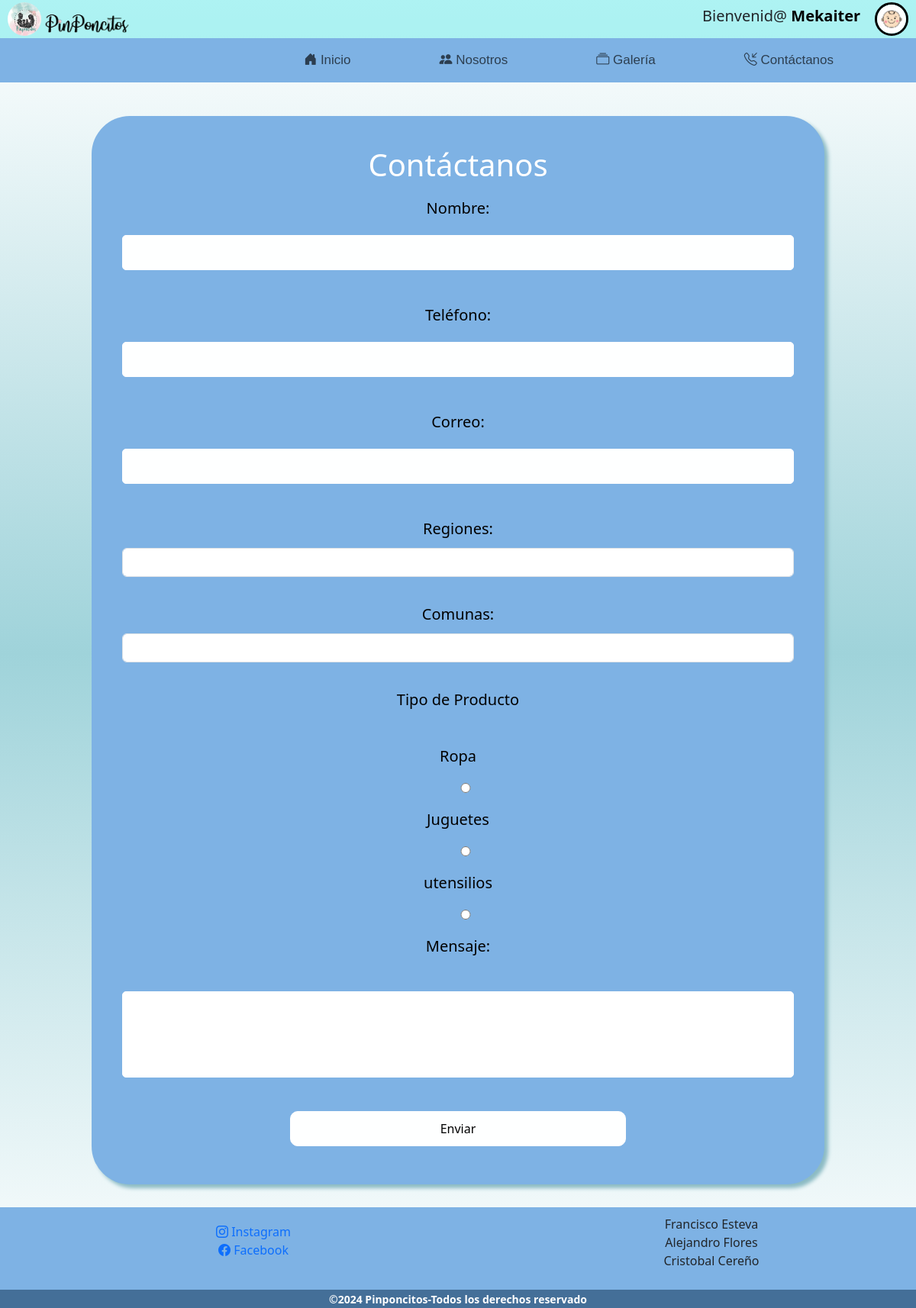
The app's page /Contactanos (signed in) with its own data.
### tienda/models.py (models this page shows, shortened)
class Categoria(models.Model):
    id_categoria = models.AutoField(primary_key=True,verbose_name="ID")
    nombre       = models.CharField(max_length=20, verbose_name="Nombre")
    descripcion  = models.TextField(max_length=150 ,verbose_name="Descripción")

### tienda/views.py (the view)
# urls.py: path('Contactanos', Contactanos ,name='Contactanos'),
def Contactanos (request):
    categoria = Categoria.objects.all()
    datos = {
        'categorias':categoria,
    }
    return render(request,'Paginas/contactanos.html',datos)

### tienda/procesos.py (called while the page is built)
def total_boleta(request):
    total = 0
    if request.user.is_authenticated:
        if "carrito"in request.session.keys():
            try:
                for key,value in request.session["carrito"].items():
                    total = total + (int(value['precio']))*(value['cantidad'])
            except KeyError:
                request.session['carrito']={}
                total = 0
    return {'total_carrito':int(total)}

### tienda/templatetags/user_filters.py (called while the page is built)
@register.filter(name='has_group')
def has_group(user, group_name):
    return Group.objects.filter(name=group_name, user=user).exists()

### tienda/templates/Paginas/contactanos.html (shortened to what this page needs)
{% extends "Cuenta/cuenta.html" %}
{% block content %}
{% load static %}
<!DOCTYPE html>
<html lang="en">
<head>
    <link rel="stylesheet" href="https://cdn.jsdelivr.net/npm/bootstrap-icons@1.11.3/font/bootstrap-icons.min.css">
    <link href="https://cdn.jsdelivr.net/npm/bootstrap@5.3.3/dist/css/bootstrap.min.css" rel="stylesheet">
    <link rel="stylesheet" href="{%static 'CSS/contactanos.css' %}">
</head>
<body>
    <nav class=" navbar navbar-expand-lg navbar-light  ">
        <div class="container-nav">
            <div class = "collapse navbar-collapse " id="navbar-star">
                <ul class="navbar-nav ms-auto mb-2 mb-lg-0">
                    <li class="nav-item">
                        <a class="nav-link" href="{% url 'index' %}"><i class="bi bi-house-door-fill"></i> Inicio</a>
                    </li>
                    <li class="nav-item">
                        <a class="nav-link" href="{% url 'Nosotros' %}"><i class="bi bi-people-fill"></i> Nosotros</a>
                    </li>
                    <li class="nav-item">
                        <a class="nav-link" href="{% url 'Galeria' %}"><i class="bi bi-collection"></i> Galería</a>
                    </li>
                    <li class="nav-item">
                        <a class="nav-link" ><i class="bi bi-telephone-inbound"></i> Contáctanos</a>
                    </li>
                </ul>
            </div>
        </div>
    </nav>
    <br>
    <div id="contenedor-contactanos">
        <form  id="contactanos-formulario" action="https://formspree.io/f/xjvnzrka" method="post">
            <h1 id="h1">Contáctanos</h1>
            <label for="nombre">Nombre:</label>
            <input type="text" id="nombre" name="Nombre" minlength="3" maxlength="30" required>
            <br>
            <label for="telefono">Teléfono:</label>
            <input type="text" id="telefono" name="Telefono" required>
            <br>
            <label for="correo">Correo:</label>
            <input type="email" id="correo" name="Correo" maxlength="40" required>
            <br>
            <div id="div-regiones">
                <label for="opciones">Regiones:</label>
                <select class="form-control" id="Region" name="Region">
                </select>
            </div>
            <br>
            <div id="div-comuna">
                <label for="opciones">Comunas:</label>
                <select class="form-control" id="Comuna" name="Comuna">
                </select>
            </div>
            <br>
            <label for="radio">Tipo de Producto</label>
            <br>
            <div class="row">
            {% for categori in categorias %}
                {% if forloop.counter|divisibleby:"2" %}
                    <div id="{{ categori.nombre }}-radio" class="column">
                        <label for="radio-{{ categori.nombre }}">{{ categori.nombre }}</label>
                        <input type="radio" name="Opcion" id="radio-{{ categori.nombre }}" value="{{ categori.nombre }}">
                    </div>
                    </div><div class="row">
                {% else %}
                    <div id="{{ categori.nombre }}-radio" class="column">
                        <label for="radio-{{ categori.nombre }}">{{ categori.nombre }}</label>
                        <input type="radio" name="Opcion" id="radio-{{ categori.nombre }}" value="{{ categori.nombre }}">
                    </div>
                {% endif %}
            {% endfor %}
            </div>
                <label for="mensaje">Mensaje:</label>
                <br>
                <textarea id="mensaje" name="Mensaje"  minlength="5" maxlength="150" required></textarea>
                <br>
                <input type="submit" value="Enviar" id="button">
        </form>
    </div>
</body>
</html>
{% endblock %}

### tienda/templates/Cuenta/cuenta.html (shortened to what this page needs)
<!DOCTYPE html>
<html lang="en">
<head>
    {% load static %}
    {% load user_filters %}
    <link rel="stylesheet" href="{%static 'CSS/Main Style.css' %}"></link>
    <link rel="stylesheet" href="https://cdn.jsdelivr.net/npm/bootstrap-icons@1.11.3/font/bootstrap-icons.min.css">
    <link href="https://cdn.jsdelivr.net/npm/bootstrap@5.3.3/dist/css/bootstrap.min.css" rel="stylesheet">
</head>
<body>
    <header class="cabezera">
        <a href="{% url 'index' %}" class="pinpon"><img src="{% static 'Imagenes/icono.jpeg' %}" alt="icono pagina" class="icono">
        <img src="{%static 'Imagenes/aas.png' %}" id="icono1"  alt="icono"></a>
        <link rel="stylesheet" href="{%static 'CSS/Style Cuenta.css' %}"></link>
        <Div class="user">
            {% if user.is_authenticated %}
                <div style="display: flex; align-items: center;">
                    <h5>Bienvenid@ <span style="font-weight: bold;">{{ user.username }}</span></h5>
                    <button class="perfil" type="submit" onclick="AbrirCuenta(event);">
                        <img src="{% static 'Imagenes/Perfil.png' %}" alt="perfil">
                    </button>
                </div>
            {% else %}
                <div id="reg">
                    <a href="{% url 'Login' %}" class="boton"><span>Iniciar Sesión</span></a>
                    <a href="{% url 'Registro' %}" class="boton"><span>Registrarse</span></a>
                </div>
            {% endif %}
    </header>
</body>
{% block content %}
{% endblock %}
<footer >
    <div id="margen">
    </div>
    <div class="contenedor-footer">
        <div id="contactos">
            <ul>
                <ol><a href="https://www.instagram.com/pinponcitos2020/" target="_blank"><i class="bi bi-instagram"></i> Instagram</a>
                    </ol>
                <ol><a href="https://web.facebook.com/pinponcitos.cereno" target="_blank"><i class="bi bi-facebook"></i> Facebook</a></ol>
            </ul>
        </div>
        <div id="nosotros">
            <ul>
                <ol>Francisco Esteva</ol>
                <ol>Alejandro Flores </ol>
                <ol>Cristobal Cereño</ol>
            </ul>
        </div>
        <div id="copyrai">
            <small>&copy;2024 <b>Pinponcitos</b>-Todos los derechos reservado</small>
        </div>
    </div>
</footer>
</html>

### tienda/static/CSS/Main Style.css (style rules this page uses)
body { background: linear-gradient(#ffffff, #9fd3da, #ffffff); }
.cabezera { background-color: rgb(121, 236, 236,0.6); height: 50px; width: 100%; padding: 3px 10px; display: flex; }
.icono { object-fit: cover; max-height: 100%; margin-right: 10px; border-radius: 50%; }
#icono1 { width:120px; max-height: 100%; position: absolute; left:50px; transform: translateY(-25%); }
.pinpon { height: 100%; width: auto; }
.navbar { background-color: rgb(126, 178, 228); width: 100%; display: flex; flex-direction: row; }
.container-nav { width: 100%; margin-left: 4px; }
.nav-item { font-family: 'Franklin Gothic Medium', 'Arial Narrow', Arial, sans-serif; font-size: 17px; color: rgb(253, 253, 253); margin-right: 100px; }
.contenedor-footer { background-color: rgb(126, 178, 228); display: flex; justify-content: space-around; flex-direction: row; flex-wrap: wrap; width: 100%; position: absolute; bottom: 0; text-align: center; margin-top: auto; }
#margen { padding-top: 15px; padding-bottom: 15px; }
#contactos { text-align: center; width: 50%; height: auto; padding: 20px; }
#contactos a { text-decoration: none; }
#nosotros { text-align: center; width: 50%; height: auto; padding: 10px; }
#copyrai { text-align: center; width: 100%; background-color: rgb(68, 111, 152); color: white; height: auto; font-weight: 650; }

### tienda/static/CSS/contactanos.css (style rules this page uses)
body { height: auto; width: 100%; }
.row { display: flex; flex-wrap: wrap; align-items: stretch; }
.column { flex: 50%; display: flex; flex-direction: column; justify-content: start; box-sizing: border-box; }
#contenedor-contactanos { display: flex; flex-direction: row; justify-content: center; align-items: center; height: 100%; width: 100%; }
#contactanos-formulario { border-color: rgb(255, 255, 255); border-width: 1px; border-radius: 50px; box-shadow: 5px 5px 5px rgb(140, 187, 196); padding: 40px; margin: 20px; background-color: rgb(126, 178, 228); height: 50%; width: 50%; display: flex; flex-direction: column; justify-content: center; align-items: center; }
#contactanos-formulario input { margin: 10px; padding: 10px; width: 80%; border-radius: 5px; border: 1px solid white; background-color: rgb(254, 255, 255); }
#contactanos-formulario textarea { margin: 10px; padding: 10px; border-radius: 5px; border: 1px solid white; background-color: rgb(255, 255, 255); }
#contactanos-formulario #button { border-radius: 10px; width: 30%; }
#contactanos-formulario label { color: rgb(0, 0, 0); font-size: 20px; text-align: center; margin: 10px; }
h1 { color: white; }
textarea { resize: none; width: 80%; height: 3cm; }
#div-regiones,#div-comuna { display: flex; flex-direction: column; justify-content: center; align-items: center; width: 80%; }
@media (max-width: 1200px) { #contactanos-formulario { width: 80%; } }
@media (max-width: 1200px) { #contactanos-formulario input { width: 100%; } }
@media (max-width: 1200px) { #contactanos-formulario textarea { width: 100%; } }
@media (max-width: 1200px) { #contactanos-formulario #button { width: 50%; } }
@media (max-width: 1200px) { #div-regiones,#div-comuna { width: 100%; } }

### tienda/templates/Cuenta/cuenta.html (style rules this page uses)
.user { height: 100%; width: 100%; display: flex; position: relative; justify-content: flex-end; align-items: center; margin-left: 300px; box-sizing: border-box; }
.perfil { height: 44px; width: 44px; border : 3px solid black; border-radius: 50%; margin-left: 0.5cm; overflow: hidden; padding: 0; background: none; }
.perfil img { height: 100%; width: 100%; object-fit: cover; border-radius: 50%; }
span { color: black; }
body { position: relative; padding-bottom: 7em; min-height: 100vh; }
.contenedor-footer { background-color: rgb(126, 178, 228); display: flex; justify-content: space-around; flex-direction: row; flex-wrap: wrap; width: 100%; position: absolute; bottom: 0; text-align: center; margin-top: auto; }

### records on screen
Categoria: nombre "Ropa"
Categoria: nombre "Juguetes"
Categoria: nombre "utensilios"

### other values on screen
{{ user.username }} "Mekaiter"
